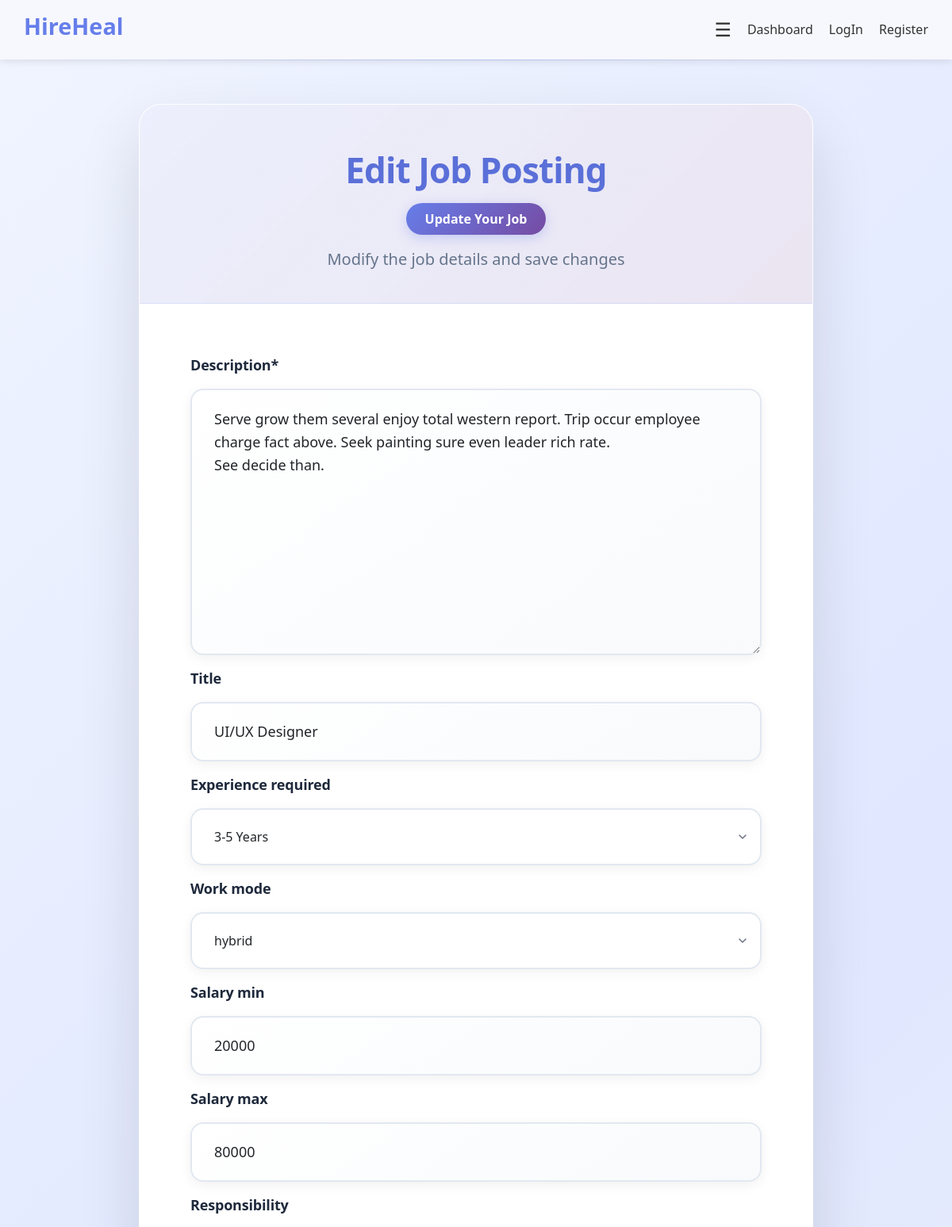
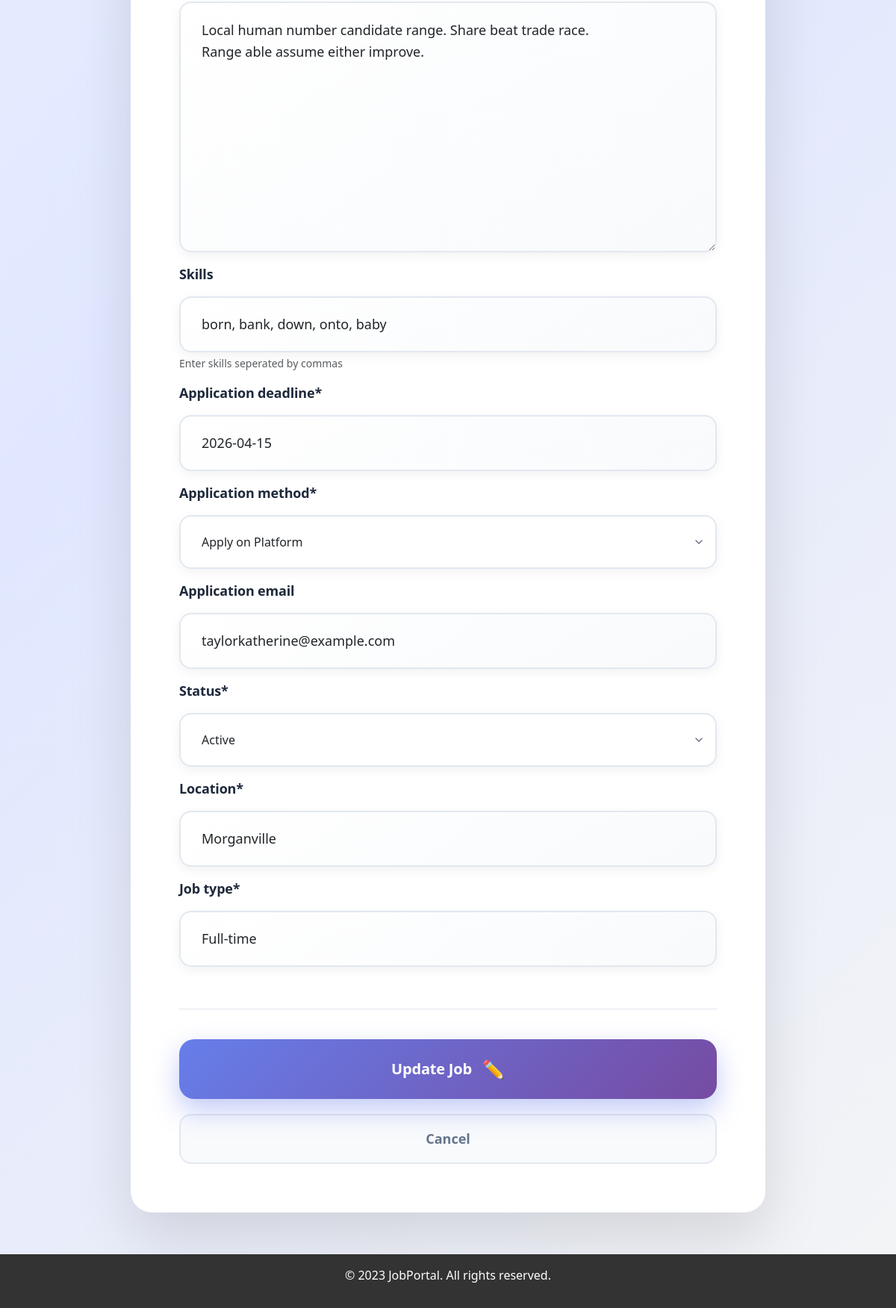
The app's page /dashboard/manage_job/edit/50 with its own data (2 pictures, top to bottom).
### jobs/models.py (models this page shows, shortened)
class Jobs(models.Model):
    EXPERIENCE_CHOICES=[
        ('fresher','Freshers'),
        ('1-2','1-2 Years'),
        ('3-5','3-5 Years'),
        ('5+','5+ Years'),
    ]
    WORK_MODE_CHOICES=[
        ('onsite','onsite'),
        ('remote','remote'),
        ('hybrid','hybrid'),
    ]
    APPLICATION_METHOD_CHOICES=[
        ('platform','Apply on Platform'),
        ('external','External Link'),
    ]
    STATUS_CHOICES=[
        ('Draft','Draft'),
        ('Published','Published'),
        ('Closed','Closed'),
        ('Active','Active')
    ]
    employer=models.ForeignKey(User,related_name='posted_job',on_delete=models.CASCADE)
    company=models.ForeignKey(Employer,related_name='jobs', on_delete=models.CASCADE,null=True,blank=True)
    description=models.TextField()
    title=models.CharField(max_length=50,null=True,blank=True)
    experience_required=models.CharField(choices=EXPERIENCE_CHOICES ,max_length=50,null=True,blank=True)
    work_mode=models.CharField(choices=WORK_MODE_CHOICES,max_length=50,null=True,blank=True)
    salary_min=models.PositiveIntegerField(null=True,blank=True)
    salary_max=models.PositiveIntegerField(null=True,blank=True)
    responsibility=models.TextField(null=True,blank=True)
    skills=models.CharField(max_length=250,help_text="Enter skills seperated by commas",null=True,blank=True)
    application_deadline=models.DateField(default=timezone.now)
    application_method=models.CharField(max_length=20,choices=APPLICATION_METHOD_CHOICES,default='platform')
    application_email=models.EmailField(max_length=254,blank=True,null=True)
    status=models.CharField(max_length=50,choices=STATUS_CHOICES,default='Draft')
    updated_at=models.DateTimeField(auto_now=True)
    location=models.CharField(max_length=100)
    job_type=models.CharField(max_length=50)
    created_at=models.DateTimeField(auto_now_add=True)
    is_active=models.BooleanField(default=True)

### jobs/views.py (the view)
# urls.py: path('manage_job/edit/<int:edit_id>', views.edit, name='edit'),
def edit(request,edit_id):
     job=get_object_or_404(Jobs,pk=edit_id)
     if request.method=='POST':
        form=Postjobform(request.POST,instance=job)
        if form.is_valid():
            form.save()
            return redirect('manage_job')
     else:
        form=Postjobform(instance=job)
     context={
        'form':form,
        'job':job
    }
     return render(request,'dashboard/edit.html',context)

### jobs/forms.py
class Postjobform(forms.ModelForm):
    class Meta:
        model=Jobs
        fields=('description','title','experience_required','work_mode','salary_min','salary_max','responsibility','skills','application_deadline','application_method','application_email','status','location','job_type')

### templates/dashboard/edit.html (shortened to what this page needs)
{% extends "base.html" %}
{% load crispy_forms_tags %}
{% block content %}
<div class="edit-wrapper">
    <div class="responsive-container">
        <div class="edit-card">
            <div class="form-header">
                <div class="header-content">
                    <h1 class="form-title">Edit Job Posting</h1>
                    <div class="form-badge">Update {{ job.job_title|default:"Your Job" }}</div>
                </div>
                <div class="form-subtitle">Modify the job details and save changes</div>
            </div>
            <form method='POST' action="{% url 'edit' job.id %}" class="job-edit-form">
                {{ form|crispy }}
                <div class="form-actions">
                    <button type="submit" class="submit-btn primary">
                        <span class="btn-text">Update Job</span>
                        <span class="btn-icon">✏️</span>
                    </button>
                    <a href="{% url 'manage_job' %}" class="cancel-btn">Cancel</a>
                </div>
            </form>
        </div>
    </div>
</div>
{% endblock %}

### static/css/employer.css (style rules this page uses)
* { margin: 0; padding: 0; box-sizing: border-box; }
body { font-family: 'Roboto', sans-serif; line-height: 1.6; color: #333; background: linear-gradient(135deg, #667eea 0%, #764ba2 100%); min-height: 100vh; }

### templates/dashboard/edit.html (style rules this page uses)
.edit-wrapper { min-height: 100vh; padding: clamp(2rem, 6vw, 3.5rem) clamp(1.5rem, 5vw, 3rem); background: linear-gradient(135deg, #f0f4ff 0%, #e0e7ff 50%, #f3f4f6 100%); position: relative; overflow: hidden; }
.edit-wrapper::before { content: ''; position: absolute; top: 0; left: 0; right: 0; height: 1px; background: linear-gradient(90deg, transparent, rgba(102,126,234,0.3), transparent); }
.responsive-container { max-width: 850px; margin: 0 auto; width: 100%; position: relative; z-index: 2; }
.edit-card { background: #fff; border-radius: 28px; box-shadow: 0 35px 80px rgba(0,0,0,0.12); overflow: hidden; border: 1px solid rgba(255,255,255,0.6); backdrop-filter: blur(20px); animation: slideUp 0.7s cubic-bezier(0.4, 0, 0.2, 1); }
.form-header { padding: clamp(2.5rem, 7vw, 3.5rem) clamp(2.5rem, 7vw, 3.5rem) clamp(2rem, 5vw, 2.5rem); background: linear-gradient(135deg, #667eea20 0%, #764ba225 100%); border-bottom: 1px solid rgba(102,126,234,0.15); text-align: center; }
.header-content { display: flex; flex-direction: column; align-items: center; gap: 1rem; margin-bottom: 1rem; }
.form-title { color: #5a6fd8; font-size: clamp(2rem, 5.5vw, 2.75rem); font-weight: 900; margin: 0; line-height: 1.2; letter-spacing: -0.02em; }
.form-badge { background: linear-gradient(135deg, #667eea, #764ba2); color: white; padding: 0.5rem 1.5rem; border-radius: 25px; font-size: clamp(0.875rem, 2.5vw, 1rem); font-weight: 700; box-shadow: 0 4px 15px rgba(102,126,234,0.3); }
.form-subtitle { color: #64748b; font-size: clamp(1.05rem, 3vw, 1.25rem); margin: 0; font-weight: 400; max-width: 500px; margin-left: auto; margin-right: auto; }
.job-edit-form { padding: clamp(2.5rem, 7vw, 4rem); }
label { color: #1e293b !important; font-weight: 700 !important; font-size: clamp(1rem, 2.8vw, 1.125rem) !important; margin-bottom: 1rem !important; display: block !important; letter-spacing: -0.01em; }
input[type="text"], input[type="email"], input[type="number"], input[type="date"], input[type="url"], select, textarea { width: 100% !important; padding: clamp(1rem, 3vw, 1.375rem) clamp(1.25rem, 4vw, 1.75rem) !important; border: 2px solid #e2e8f0 !important; border-radius: 16px !important; font-size: clamp(1rem, 2.8vw, 1.125rem) !important; transition: all 0.4s cubic-bezier(0.4, 0, 0.2, 1) !important; background: linear-gradient(145deg, #ffffff, #f8fafc) !important; box-shadow: 0 4px 15px rgba(0,0,0,0.06), inset 0 1px 0 rgba(255,255,255,0.8) !important; appearance: none; }
textarea { resize: vertical !important; min-height: clamp(140px, 20vh, 180px) !important; line-height: 1.6 !important; }
select { background-position: right 0.75rem center !important; background-repeat: no-repeat !important; background-size: 1.25em 1.25em !important; padding-right: 3rem !important; cursor: pointer !important; }
.form-actions { display: flex; flex-direction: column; gap: 1.25rem; margin-top: clamp(2.5rem, 6vw, 3.5rem); padding-top: clamp(2rem, 5vw, 2.5rem); border-top: 1px solid #e2e8f0; }
.submit-btn { display: flex; align-items: center; justify-content: center; gap: 0.875rem; padding: clamp(1.125rem, 3.2vw, 1.375rem) clamp(2.5rem, 7vw, 3.5rem); border-radius: 20px; font-size: clamp(1.125rem, 3vw, 1.25rem); font-weight: 800; cursor: pointer; border: none; position: relative; overflow: hidden; min-height: 60px; transition: all 0.4s cubic-bezier(0.4, 0, 0.2, 1); }
.submit-btn.primary { background: linear-gradient(135deg, #667eea 0%, #764ba2 100%); color: white; box-shadow: 0 15px 35px rgba(102,126,234,0.4); }
.cancel-btn { display: inline-flex; align-items: center; justify-content: center; padding: clamp(1rem, 2.8vw, 1.125rem) clamp(2rem, 5vw, 2.5rem); background: #f8fafc; color: #64748b; text-decoration: none; border-radius: 16px; font-weight: 700; font-size: clamp(1rem, 2.8vw, 1.125rem); border: 2px solid #e2e8f0; transition: all 0.3s ease; }
.btn-text { font-weight: 800; letter-spacing: -0.01em; }
.btn-icon { font-size: 1.2em; transition: transform 0.3s ease; }
input, select { font-size: 16px !important; }

### records on screen
Jobs: description "Serve grow them several enjoy total western report. Trip occur employee charge fact above. Seek painting sure even leader rich rate. See decide than.", title "UI/UX Designer", experience_required "3-5 Years", work_mode "hybrid", salary_min "20000", salary_max "80000", responsibility "Local human number candidate range. Share beat trade race. Range able assume either improve.", skills "born, bank, down, onto, baby", application_deadline "2026-04-15", application_method "Apply on Platform", application_email "taylorkatherine@example.com", status "Active", location "Morganville", job_type "Full-time"

### other values on screen
{{ job.job_title|default:"Your Job" }} "Your Job"
